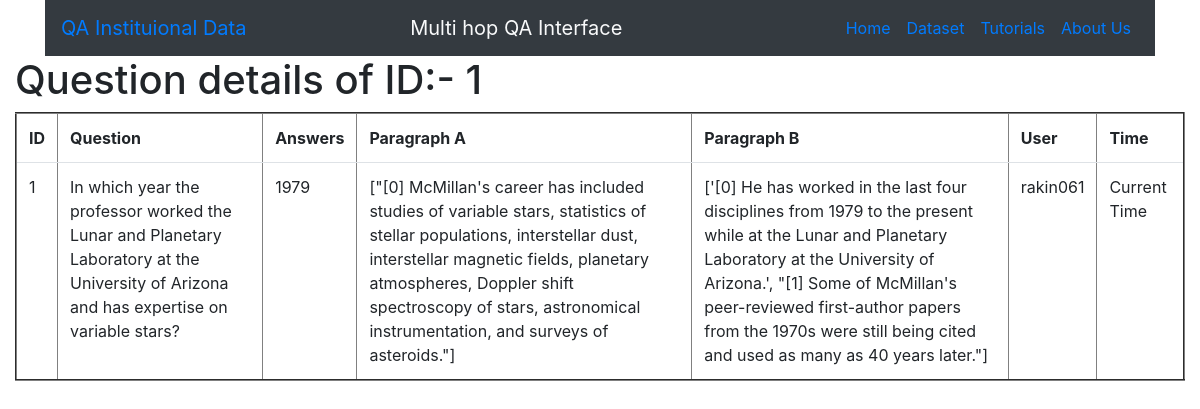
The app's page /element/1 with its own data.
### qa_interface/models.py (models this page shows, shortened)
class QA_Interface(models.Model):
	source_id=models.CharField(max_length=30,blank=False,null=False) # max_length = required
	title_A=models.CharField(blank=False, null=False,max_length=35)
	par_A=models.TextField(blank=False, null=False)
	title_B=models.CharField(blank=False, null=False,max_length=35)
	par_B = models.TextField(blank=False, null=False)
	question=models.TextField(blank=False, null=False, max_length=1000,help_text=' &nbsp; <button type="button" class="btn btn-danger btn-sm align-top" data-bs-container="body" '
																					  'data-bs-toggle="popover" data-bs-placement="right" data-bs-html="true"  '
																					  'data-bs-content=" Multi-hop questions require systems to aggregate information between '
																				      'multiple contexts, the ability of a system to reason over multiple sources of '
																				      'data such as paragraphs to output desired answer. Here, the system has to reason with information taken from more than one document '
																				      '(i.e. Parapgaphs) to arrive at the final answer. <br> <br> <b> Example: </b> What is the population of the capital city of Bangladesh ? '
																				      '<br> <b>Answer: </b> 40 Millions !!'
																				 	  '<br> <b>Reasoning:</b> Capital City of Bangladesh ---> Dhaka ---> Population: 40 Millions. '
																				      '<br> <br> Click <a href='' https://hotpotqa.github.io/ '' '
																				      'target=''_blank'' > here </a> to see further details of multihop questions ! "> ? </button>')
	answer=models.TextField(blank=False, null=False, max_length=100)
	question_type_choices= [('Bridge_entity', 'Bridge'),('Comparison', 'Comparison'),('Intersection', 'Intersection'),('Commonsense_reasoning', 'Commonsense')]
	question_type=models.CharField(max_length=22, choices=question_type_choices, default='Bridge_entity',help_text=' &nbsp; <button type="button" class="btn btn-danger btn-sm align-top" data-bs-container="body" '
																					  'data-bs-toggle="popover" data-bs-placement="right" data-bs-html="true"  '
																					  'data-bs-content=" Types of multi hop question you entered. Click <a href='' https://github.com/UA-KMAP/KMAP-QA/blob/main/qa_interface/templates/images/MHQA.png '' '
																				      'target=''_blank''> here </a> to see details of different types of multi hop question. "> ? </button>')
	level_choices=[('Hard','Hard'),('Medium','Medium'),('Easy','Easy')]
	level=models.CharField(max_length=6, choices=level_choices, default='Easy', help_text=' &nbsp; <button type="button" class="btn btn-danger btn-sm align-top" data-bs-container="body" '
																					  'data-bs-toggle="popover" data-bs-placement="right" data-bs-html="true"  '
																					  'data-bs-content="Difficulty level of the multi hop question you entered! "> ? </button>' )
	supporting_facts=models.TextField(blank=False, null=False,max_length=4, help_text=' &nbsp; <button type="button" class="btn btn-danger btn-sm align-top" data-bs-container="body" '
																					  'data-bs-toggle="popover" data-bs-placement="right" data-bs-html="true"  '
																					  'data-bs-content="Supporting facts specify the sentences involved while creating the multi hop question from '
																					  'both of the paragraphs.<br> <b>Example Input: 0,1. </b> It indicates that first sentence from the first paragraph and '
																					  'second sentence from the second paragraph have been used to produce the multi hop question.."> ? </button>')

### qa_interface/views.py (the view)
# urls.py: path("element/<int:id>", dynamic_view, name="qa_entity"),
def dynamic_view(request,id):
	try:
		obj=QA_Interface.objects.get(id=id)
	except QA_Interface.DoesNotExist:
		raise Http404
	context={
		"element": obj,
		"id":id,
	}
	return render(request,"entity.html",context)

### qa_interface/templates/entity.html
{% extends 'base.html' %}
{% block content %}
<h1> Question details of ID:- {{id}}  </h1>
<table border="2" class="table table-hover ">
	<tr>
		<th>ID</th>
		<th>Question</th>
		<th>Answers</th>
		<th>Paragraph A</th>
		<th>Paragraph B</th>
		<th>User</th>
		<th>Time</th>
	</tr>
		<tr>
			<td>{{element.id}}</a></td>
			<td>{{element.question}}</td>
			<td>{{element.answer}}</td>
			<td>{{element.par_A}}</td>
			<td>{{element.par_B}}</td>
			<td>rakin061</td>
			<td>Current Time</td>
		</tr>
</table>
{% endblock %}

### records on screen
QA_Interface: id "1", question "In which year the professor worked the Lunar and Planetary Laboratory at the University of Arizona and has expertise on variable stars?", answer "1979", par_A "[\"[0] McMillan's career has included studies of variable stars, statistics of stellar populations, interstellar dust, interstellar magnetic fields, planetary atmospheres, Doppler shift spectroscopy of stars, astronomical instrumentation, and surveys of asteroids.\"]", par_B "['[0] He has worked in the last four disciplines from 1979 to the present while at the Lunar and Planetary Laboratory at the University of Arizona.', \"[1] Some of McMillan's peer-reviewed first-author papers from the 1970s were still being cited and used as many as 40 years later.\"]"

### other values on screen
{{ id }} "1"
